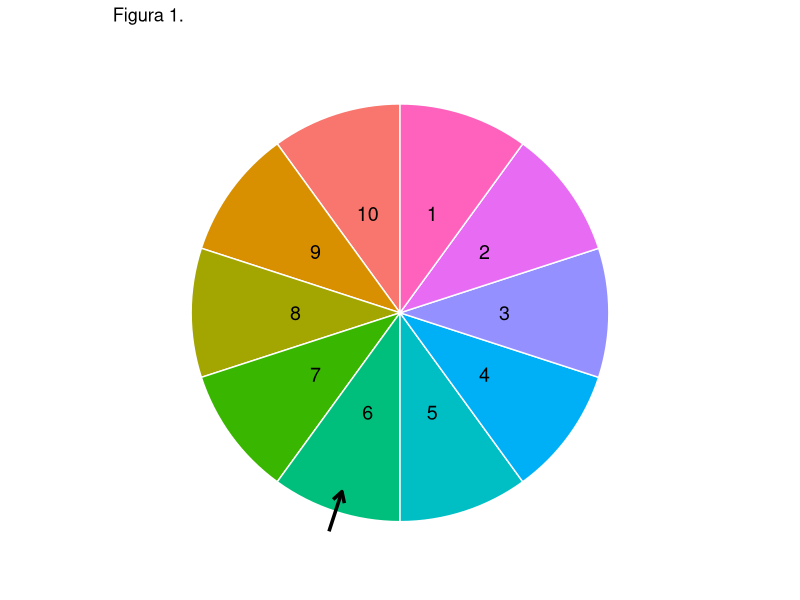
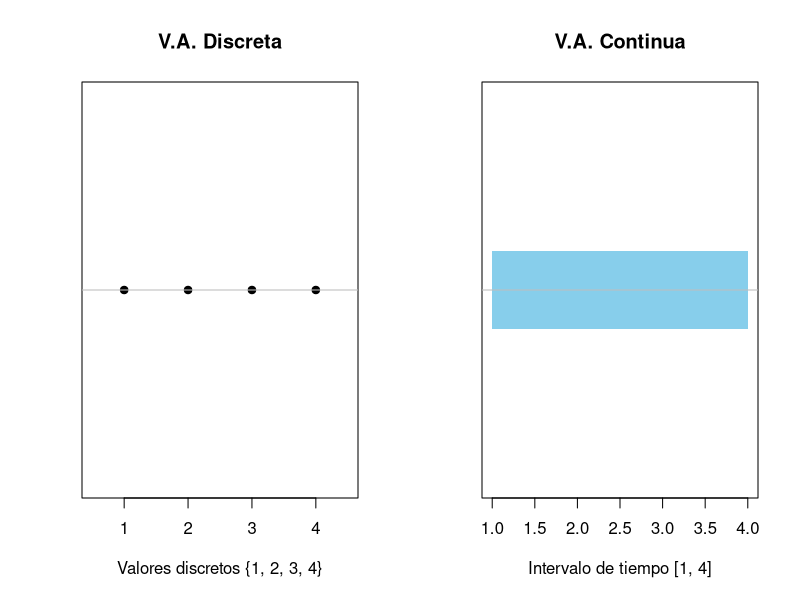
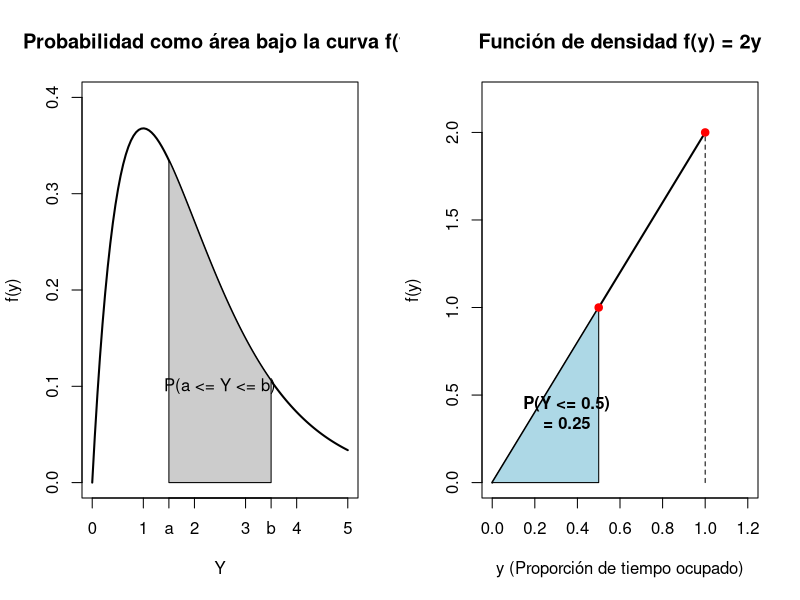
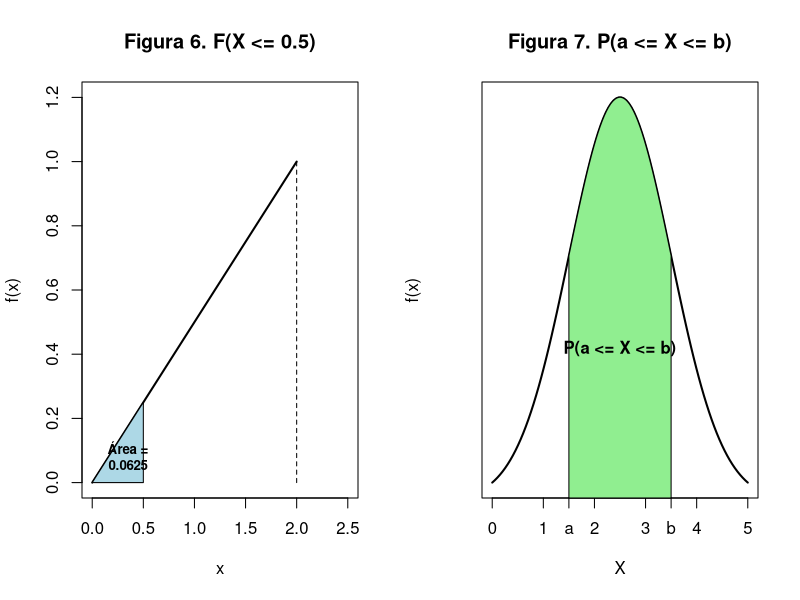
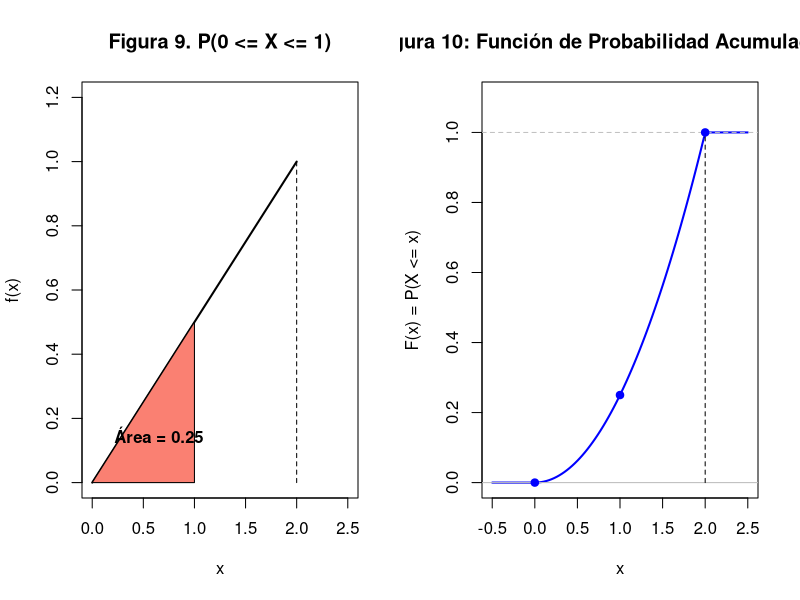
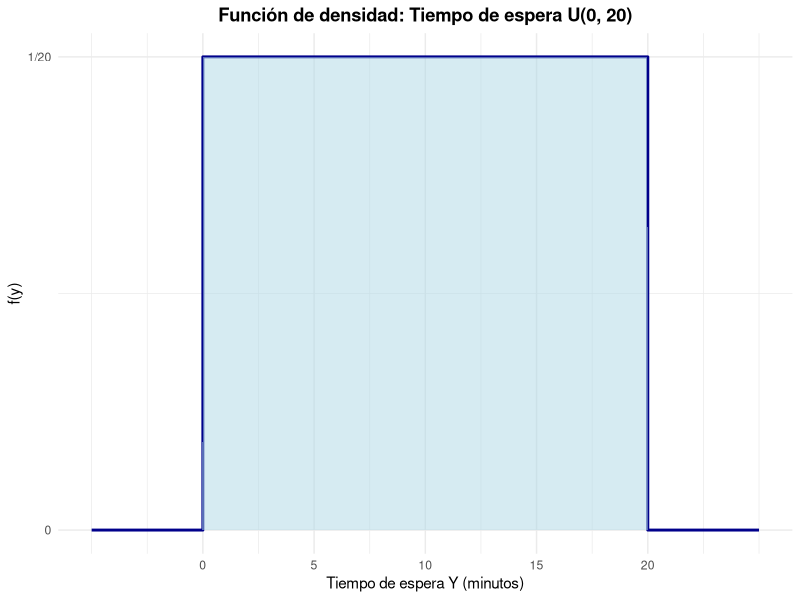
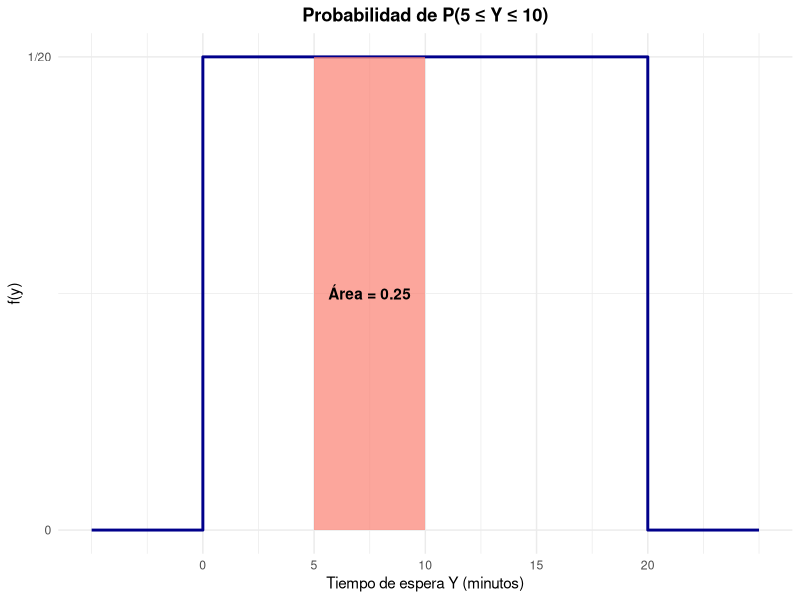
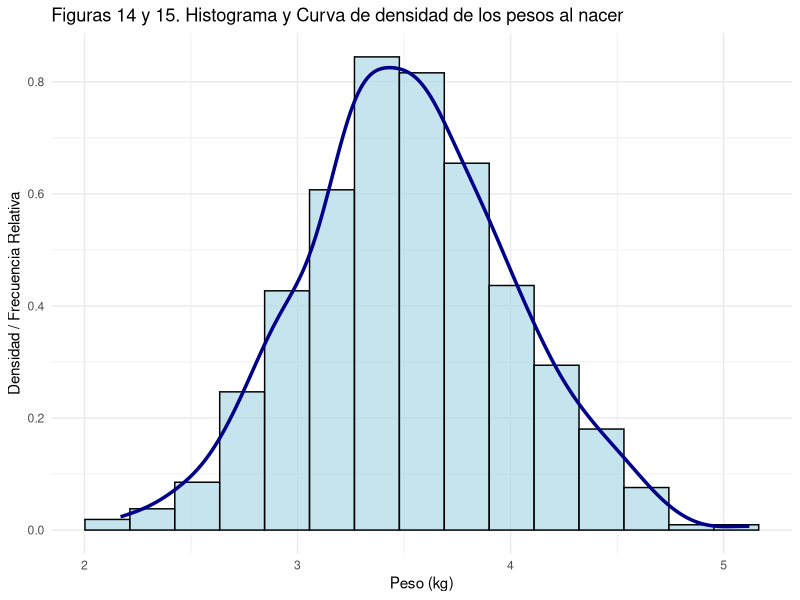

Write the R code that produced these figures, in order.
## ---- chunk 1
knitr::opts_chunk$set(echo = TRUE)
## ---- chunk 2
library(ggplot2)

df_rueda <- data.frame(
  sector = factor(1:10),
  valor = rep(1, 10)
)

ggplot(df_rueda, aes(x = "", y = valor, fill = sector)) +
  geom_bar(stat = "identity", width = 1, color = "white") +
  coord_polar("y", start = 0) +
  theme_void() +
  theme(legend.position = "none") +
  geom_text(aes(y = cumsum(valor) - 0.5, label = sector), color = "black", size = 5) +
  annotate("segment", x = 1.6, xend = 1.4, y = 5.5, yend = 5.5, 
           arrow = arrow(length = unit(0.3, "cm")), linewidth = 1.2) +
  labs(title = "Figura 1.")
## ---- chunk 3
# Comparación de dominios: Discreto vs Continuo
par(mfrow=c(1,2))

# Izquierda: Dominio discreto (ej. número de piezas defectuosas)
plot(1:4, rep(0, 4), pch=19, xlim=c(0.5, 4.5), ylim=c(-0.1, 0.1), 
     yaxt='n', xlab="Valores discretos {1, 2, 3, 4}", ylab="", main="V.A. Discreta")
abline(h=0, col="gray")

# Derecha: Dominio continuo (ej. tiempo de torneado)
plot(NA, xlim=c(1, 4), ylim=c(-0.1, 0.1), yaxt='n', 
     xlab="Intervalo de tiempo [1, 4]", ylab="", main="V.A. Continua")
rect(1, -0.02, 4, 0.02, col="skyblue", border=NA)
abline(h=0, col="gray")
## ---- chunk 4
# Probabilidad vista como un área bajo la curva f(y)
y_vals <- seq(0, 5, length.out = 100)
f_y <- function(y) dgamma(y, shape=2, rate=1) # Curva de ejemplo típica para tiempos

plot(y_vals, f_y(y_vals), type="l", lwd=2, ylim=c(0, 0.4), 
     xlab="Y", ylab="f(y)", main="Probabilidad como área bajo la curva f(y)")
polygon(c(1.5, seq(1.5, 3.5, length.out=50), 3.5), 
        c(0, f_y(seq(1.5, 3.5, length.out=50)), 0), col="gray80")
text(2.5, 0.1, "P(a <= Y <= b)")
axis(1, at=c(1.5, 3.5), labels=c("a", "b"))
## ---- chunk 5
# Gráfica de la función f(y) = 2y y el área calculada
y_tri <- c(0, 1)
fy_tri <- c(0, 2)

plot(y_tri, fy_tri, type="l", lwd=2, xlim=c(0, 1.2), ylim=c(0, 2.2),
     xlab="y (Proporción de tiempo ocupado)", ylab="f(y)", 
     main="Función de densidad f(y) = 2y")
segments(1, 0, 1, 2, lty=2)

# Sombreado del área P(Y <= 0.5)
polygon(c(0, 0.5, 0.5), c(0, 1, 0), col="lightblue")
text(0.35, 0.4, "P(Y <= 0.5)\n= 0.25", font=2)
points(c(0.5, 1), c(1, 2), pch=19, col="red")
## ---- chunk 6
# Figura 6. Cálculo de F(X <= 0.5)
x_val <- c(0, 2)
y_val <- c(0, 1)

plot(x_val, y_val, type="l", lwd=2, xlim=c(0, 2.5), ylim=c(0, 1.2),
     xlab="x", ylab="f(x)", main="Figura 6. F(X <= 0.5)")
segments(2, 0, 2, 1, lty=2)

# Sombreado del área hasta 0.5
polygon(c(0, 0.5, 0.5), c(0, 0.25, 0), col="lightblue")
text(0.35, 0.08, "Área =\n0.0625", font=2, cex=0.8)
## ---- chunk 7
# Figura 7. Cálculo de P(a <= X <= b) = F(b) - F(a)
x_gen <- seq(0, 5, length.out=100)
# Usamos una curva normal genérica para ilustrar el concepto
y_gen <- dnorm(x_gen, mean=2.5, sd=1) 

plot(x_gen, y_gen, type="l", lwd=2, xlab="X", ylab="f(x)", 
     main="Figura 7. P(a <= X <= b)", yaxt='n')

# Sombreado del área entre a y b
a <- 1.5
b <- 3.5
x_poly <- seq(a, b, length.out=50)
y_poly <- dnorm(x_poly, mean=2.5, sd=1)
polygon(c(a, x_poly, b), c(0, y_poly, 0), col="lightgreen")
axis(1, at=c(a, b), labels=c("a", "b"))
text(2.5, 0.15, "P(a <= X <= b)", font=2)
## ---- chunk 8
# Figura 9. Cálculo de P(0 <= X <= 1)
x_val <- c(0, 2)
y_val <- c(0, 1)

plot(x_val, y_val, type="l", lwd=2, xlim=c(0, 2.5), ylim=c(0, 1.2),
     xlab="x", ylab="f(x)", main="Figura 9. P(0 <= X <= 1)")
segments(2, 0, 2, 1, lty=2)

# Sombreado del área entre 0 y 1
polygon(c(0, 1, 1), c(0, 0.5, 0), col="salmon")
text(0.65, 0.15, "Área = 0.25", font=2)
## ---- chunk 9
# Definición de la función de probabilidad acumulada F(x)
F_x <- function(x) {
  ifelse(x < 0, 0, 
         ifelse(x <= 2, 0.25 * x^2, 1))
}

# Secuencia de valores para el eje x
x_vals <- seq(-0.5, 2.5, length.out = 100)

# Creación del gráfico
plot(x_vals, F_x(x_vals), type="l", lwd=2, col="blue",
     xlim=c(-0.5, 2.5), ylim=c(0, 1.1),
     xlab="x", ylab="F(x) = P(X <= x)", 
     main="Figura 10: Función de Probabilidad Acumulada F(x)")

# Añadir líneas de referencia
abline(h=0, col="gray")
abline(h=1, col="gray", lty=2)
segments(2, 0, 2, 1, lty=2, col="black")
points(c(0, 1, 2), c(0, 0.25, 1), pch=19, col="blue")
## ---- chunk 10
library(DiagrammeR)

grViz("
  digraph cuadro_conceptual {
    graph [layout = dot, rankdir = TB]
    
    # Configuración de los nodos
    node [shape = box, style = filled, fillcolor = LightBlue, fontname = Helvetica, penwidth = 1.5]
    
    # Nodo principal
    Raiz [label = 'Variables Aleatorias\\nContinuas', fillcolor = '#2C3E50', fontcolor = white, fontsize = 14]
    
    U [label = 'Uniforme']
    N [label = 'Normal']
    E [label = 'Exponencial']
    J [label = 'Ji-cuadrada']
    T [label = 't de Student']
    F [label = 'F de Fisher\\n(Snedecor)']
    
    #Conexiones
    Raiz -> {U N E J T F}
  }
")
## ---- chunk 11
# Gráfica de la función de densidad para Y ~ U(0, 20)
library(ggplot2)

df_tiempo <- data.frame(
  x = c(-5, 0, 0, 20, 20, 25),
  y = c(0, 0, 1/20, 1/20, 0, 0)
)

ggplot(df_tiempo, aes(x = x, y = y)) +
  geom_line(color = "darkblue", linewidth = 1) +
  geom_area(data = subset(df_tiempo, x >= 0 & x <= 20), fill = "lightblue", alpha = 0.5) +
  scale_x_continuous(breaks = seq(0, 20, by = 5)) +
  scale_y_continuous(breaks = c(0, 1/20), labels = c("0", "1/20")) +
  theme_minimal() +
  labs(
    title = "Función de densidad: Tiempo de espera U(0, 20)",
    x = "Tiempo de espera Y (minutos)",
    y = "f(y)"
  ) +
  theme(plot.title = element_text(face = "bold", hjust = 0.5))
## ---- chunk 12
# Gráfica del área correspondiente a la probabilidad calculada
df_area <- data.frame(
  x = c(5, 5, 10, 10),
  y = c(0, 1/20, 1/20, 0)
)

ggplot(df_tiempo, aes(x = x, y = y)) +
  geom_line(color = "darkblue", linewidth = 1) +
  geom_polygon(data = df_area, aes(x = x, y = y), fill = "salmon", alpha = 0.7) +
  scale_x_continuous(breaks = seq(0, 20, by = 5)) +
  scale_y_continuous(breaks = c(0, 1/20), labels = c("0", "1/20")) +
  theme_minimal() +
  labs(
    title = "Probabilidad de P(5 ≤ Y ≤ 10)",
    x = "Tiempo de espera Y (minutos)",
    y = "f(y)"
  ) +
  annotate("text", x = 7.5, y = 0.025, label = "Área = 0.25", fontface = "bold") +
  theme(plot.title = element_text(face = "bold", hjust = 0.5))
## ---- chunk 13
# Figuras 14 y 15 combinadas para ilustración didáctica: Histograma y Curva
library(ggplot2)
set.seed(123)

# Simulamos el peso de 500 bebés con media 3.5 kg y desviación 0.5 kg
pesos_bebes <- data.frame(peso = rnorm(500, mean = 3.5, sd = 0.5))

ggplot(pesos_bebes, aes(x = peso)) +
  geom_histogram(aes(y = after_stat(density)), bins = 15, fill = "lightblue", color = "black", alpha = 0.7) +
  geom_density(color = "darkblue", linewidth = 1.2) +
  theme_minimal() +
  labs(
    title = "Figuras 14 y 15. Histograma y Curva de densidad de los pesos al nacer",
    x = "Peso (kg)",
    y = "Densidad / Frecuencia Relativa"
  )
## ---- chunk 14
# Figura 18. Tres poblaciones normales con distintas medias, pero iguales varianzas.
x_vals <- seq(-5, 15, length.out = 300)

df_medias <- data.frame(
  x = rep(x_vals, 3),
  y = c(dnorm(x_vals, mean = 0, sd = 1.5),
        dnorm(x_vals, mean = 5, sd = 1.5),
        dnorm(x_vals, mean = 10, sd = 1.5)),
  Distribucion = factor(rep(c("Mu 1", "Mu 2", "Mu 3"), each = 300))
)

ggplot(df_medias, aes(x = x, y = y, color = Distribucion)) +
  geom_line(linewidth = 1.2) +
  theme_minimal() +
  labs(
    title = "Figura 18. Poblaciones normales con distintas medias, iguales varianzas",
    subtitle = expression(mu[1] ~ "<" ~ mu[2] ~ "<" ~ mu[3]), # Corrección aquí
    x = "x",
    y = "f(x)"
  ) +
  theme(legend.position = "bottom")
## ---- chunk 15
# Figura 19. Poblaciones normales con distintas varianzas (misma media).
x_vals_var <- seq(-10, 10, length.out = 300)

df_varianzas <- data.frame(
  x = rep(x_vals_var, 3),
  y = c(dnorm(x_vals_var, mean = 0, sd = 1),
        dnorm(x_vals_var, mean = 0, sd = 2),
        dnorm(x_vals_var, mean = 0, sd = 3)),
  Distribucion = factor(rep(c("Sigma 1", "Sigma 2", "Sigma 3"), each = 300))
)

ggplot(df_varianzas, aes(x = x, y = y, color = Distribucion)) +
  geom_line(linewidth = 1.2) +
  theme_minimal() +
  labs(
    title = "Figura 19. Poblaciones normales con distintas varianzas",
    subtitle = expression(sigma[1] ~ "<" ~sigma[2] ~"<" ~ sigma[3]),
    x = "x",
    y = "f(x)"
  ) +
  theme(legend.position = "bottom")
## ---- chunk 16
# Parámetros de la distribución
mu <- 1.30
sigma <- 0.12

# Crear un rango de valores para X (de mu - 4*sigma a mu + 4*sigma)
x_vals <- seq(mu - 4*sigma, mu + 4*sigma, length.out = 1000)

# Calcular la densidad de probabilidad para cada valor de X
y_vals <- dnorm(x_vals, mean = mu, sd = sigma)

# Crear el Data Frame
df_altura <- data.frame(x = x_vals, y = y_vals)

# Puntos de corte de las desviaciones estándar
cortes_x <- c(mu - 3*sigma, mu - 2*sigma, mu - sigma, mu, 
              mu + sigma, mu + 2*sigma, mu + 3*sigma)

# Etiquetas personalizadas para el eje X
etiquetas_x <- c("0.94\n(-3σ)", "1.06\n(-2σ)", "1.18\n(-1σ)", "1.30\n(μ)", 
                 "1.42\n(+1σ)", "1.54\n(+2σ)", "1.66\n(+3σ)")

# Generar la gráfica
ggplot(df_altura, aes(x = x, y = y)) +
  # Área de +/- 1 Sigma (68.2%)
  geom_area(data = subset(df_altura, x >= cortes_x[3] & x <= cortes_x[5]), 
            fill = "#4DAF4A", alpha = 0.6) +
  # Área de +/- 2 Sigma (95.4% - el 68.2% ya coloreado)
  geom_area(data = subset(df_altura, x >= cortes_x[2] & x <= cortes_x[3]), 
            fill = "#377EB8", alpha = 0.5) +
  geom_area(data = subset(df_altura, x >= cortes_x[5] & x <= cortes_x[6]), 
            fill = "#377EB8", alpha = 0.5) +
  # Área de +/- 3 Sigma (99.8% - el 95.4% ya coloreado)
  geom_area(data = subset(df_altura, x >= cortes_x[1] & x <= cortes_x[2]), 
            fill = "#E41A1C", alpha = 0.4) +
  geom_area(data = subset(df_altura, x >= cortes_x[6] & x <= cortes_x[7]), 
            fill = "#E41A1C", alpha = 0.4) +
  
  # Línea principal de la curva normal
  geom_line(color = "black", linewidth = 1) +
  
  # Líneas verticales discontinuas para demarcar los intervalos
  geom_vline(xintercept = cortes_x, linetype = "dashed", color = "gray30", alpha = 0.7) +
  
  # Anotaciones de los porcentajes fraccionados
  annotate("text", x = mu, y = 1.5, label = "68.2%", size = 6, fontface = "bold", color = "white") +
  annotate("text", x = mu - 1.5*sigma, y = 0.5, label = "13.6%", size = 4.5, color = "black") +
  annotate("text", x = mu + 1.5*sigma, y = 0.5, label = "13.6%", size = 4.5, color = "black") +
  annotate("text", x = mu - 2.5*sigma, y = 0.1, label = "2.2%", size = 4, color = "black") +
  annotate("text", x = mu + 2.5*sigma, y = 0.1, label = "2.2%", size = 4, color = "black") +
  
  # Segmentos explicativos en la parte superior para mostrar las reglas
  annotate("segment", x = cortes_x[2], xend = cortes_x[6], y = 3.6, yend = 3.6, 
           arrow = arrow(ends = "both", length = unit(0.2, "cm"))) +
  annotate("text", x = mu, y = 3.75, label = "95.4% de los datos", size = 4.5, fontface = "bold") +
  
  annotate("segment", x = cortes_x[1], xend = cortes_x[7], y = 4.0, yend = 4.0, 
           arrow = arrow(ends = "both", length = unit(0.2, "cm"))) +
  annotate("text", x = mu, y = 4.15, label = "99.8% de los datos", size = 4.5, fontface = "bold") +

  # Ajustar límites y escalas
  scale_x_continuous(breaks = cortes_x, labels = etiquetas_x) +
  coord_cartesian(ylim = c(0, 4.3)) + # Aumentar el límite y para que quepan las anotaciones
  
  # Personalización de la gráfica
  theme_minimal() +
  labs(
    title = "Distribución Normal: Altura de niños en Aguascalientes",
    subtitle = expression("Demostración de la Regla Empírica (" * mu == 1.30 ~ "m," ~ sigma == 0.12 ~ "m)"),
    x = "Altura en metros",
    y = "Densidad de probabilidad"
  ) +
  theme(
    plot.title = element_text(face = "bold", size = 14, hjust = 0.5),
    plot.subtitle = element_text(size = 12, hjust = 0.5, margin = margin(b = 15)),
    axis.text.x = element_text(size = 10, face = "bold")
  )
## ---- chunk 17
# Representación de la Distribución Normal Estándar Z ~ N(0,1)
library(ggplot2)

z_vals <- seq(-4, 4, length.out = 300)
df_z <- data.frame(
  z = z_vals,
  fz = dnorm(z_vals)
)

ggplot(df_z, aes(x = z, y = fz)) +
  geom_line(color = "darkblue", linewidth = 1.2) +
  geom_vline(xintercept = 0, linetype = "dashed", color = "red") +
  scale_x_continuous(breaks = -3:3) +
  theme_minimal() +
  labs(
    title = "Función de densidad de probabilidad de Z ~ N(0, 1)",
    x = "Valores de Z",
    y = "f(z)"
  ) +
  annotate("text", x = 1.2, y = 0.35, label = expression(mu == 0 ~ "," ~ sigma == 1), color = "red")
## ---- chunk 18
# Gráfica del ejemplo: Área a la derecha de Z = 1
z_vals <- seq(-4, 4, length.out = 300)
df_z <- data.frame(
  z = z_vals,
  fz = dnorm(z_vals))
ggplot(df_z, aes(x = z, y = fz)) +
  geom_line(color = "darkblue", linewidth = 1) +
  geom_area(data = subset(df_z, z >= 1), fill = "salmon", alpha = 0.7) +
  scale_x_continuous(breaks = -3:3) +
  theme_minimal() +
  labs(
    title = "P(Z > 1) equivalente a P(X > 450)",
    x = "Puntaje estandarizado (Z)",
    y = "f(z)"
  ) +
  annotate("text", x = 1.8, y = 0.05, label = "Área = 0.1587", fontface = "bold")
## ---- chunk 19
# Gráfica del ejemplo: Área entre Z = -2 y Z = 1
z_vals <- seq(-4, 4, length.out = 300)
df_z <- data.frame(
  z = z_vals,
  fz = dnorm(z_vals)
)
ggplot(df_z, aes(x = z, y = fz)) +
  geom_line(color = "darkblue", linewidth = 1) +
  geom_area(data = subset(df_z, z >= -2 & z <= 1), fill = "lightblue", alpha = 0.7) +
  scale_x_continuous(breaks = -3:3) +
  theme_minimal() +
  labs(
    title = "P(-2 < Z < 1) equivalente a P(300 < X < 450)",
    x = "Puntaje estandarizado (Z)",
    y = "f(z)"
  ) +
  annotate("text", x = -0.5, y = 0.15, label = "Área = 0.8185", fontface = "bold")
## ---- chunk 20
# Figura 23. Probabilidad de Z acumulada al valor 0.4
library(ggplot2)
z_vals <- seq(-4, 4, length.out = 300)
df_z <- data.frame(z = z_vals, fz = dnorm(z_vals))

ggplot(df_z, aes(x = z, y = fz)) +
  geom_line(color = "darkblue", linewidth = 1) +
  geom_area(data = subset(df_z, z <= 0.4), fill = "lightblue", alpha = 0.6) +
  geom_vline(xintercept = 0.4, linetype = "dashed", color = "red") +
  theme_minimal() +
  labs(title = "Caso 1: P(Z \u2264 0.4)", x = "Z", y = "f(z)") +
  annotate("text", x = -1, y = 0.15, label = "Área = 0.6554", fontface = "bold")
## ---- chunk 21
# Figura 24. Probabilidad de Z para valores mayores a 0.40.
library(ggplot2)
z_vals <- seq(-4, 4, length.out = 300)
df_z <- data.frame(z = z_vals, fz = dnorm(z_vals))

ggplot(df_z, aes(x = z, y = fz)) +
  geom_line(color = "darkblue", linewidth = 1) +
  geom_area(data = subset(df_z, z >= 0.4), fill = "salmon", alpha = 0.6) +
  geom_vline(xintercept = 0.4, linetype = "dashed", color = "red") +
  theme_minimal() +
  labs(title = "Caso 2: P(Z > 0.4)", x = "Z", y = "f(z)") +
  annotate("text", x = 1.5, y = 0.08, label = "Área = 0.3446", fontface = "bold")
## ---- chunk 22
# Figura 25. Probabilidad de Z en cola izquierda por simetría.
library(ggplot2)
z_vals <- seq(-4, 4, length.out = 300)
df_z <- data.frame(z = z_vals, fz = dnorm(z_vals))

ggplot(df_z, aes(x = z, y = fz)) +
  geom_line(color = "darkblue", linewidth = 1) +
  geom_area(data = subset(df_z, z <= -1.4), fill = "purple", alpha = 0.5) +
  geom_area(data = subset(df_z, z >= 1.4), fill = "salmon", alpha = 0.2) + # Reflejo
  theme_minimal() +
  labs(title = "Caso 3: Simetría P(Z \u2264 -1.4) = P(Z \u2265 1.4)", x = "Z", y = "f(z)") +
  annotate("text", x = -2.5, y = 0.05, label = "0.0808", fontface = "bold")
## ---- chunk 23
# Figura 26. Probabilidad de Z dado un intervalo positivo.
library(ggplot2)
z_vals <- seq(-4, 4, length.out = 300)
df_z <- data.frame(z = z_vals, fz = dnorm(z_vals))

ggplot(df_z, aes(x = z, y = fz)) +
  geom_line(color = "darkblue", linewidth = 1) +
  geom_area(data = subset(df_z, z >= 0.1 & z <= 0.5), fill = "lightgreen", alpha = 0.6) +
  theme_minimal() +
  labs(title = "Caso 4: P(0.1 \u2264 Z \u2264 0.5)", x = "Z", y = "f(z)") +
  annotate("text", x = 1.2, y = 0.1, label = "Área = 0.1517", fontface = "bold")
## ---- chunk 24
# Figura 27a. Probabilidad para Z1 y Z2 < 0.
library(ggplot2)
z_vals <- seq(-4, 4, length.out = 300)
df_z <- data.frame(z = z_vals, fz = dnorm(z_vals))

ggplot(df_z, aes(x = z, y = fz)) +
  geom_line(color = "darkblue", linewidth = 1) +
  geom_area(data = subset(df_z, z >= -1.5 & z <= -1), fill = "orange", alpha = 0.6) +
  theme_minimal() +
  labs(title = "Caso 5: P(-1.5 \u2264 Z \u2264 -1)", x = "Z", y = "f(z)") +
  annotate("text", x = -2.2, y = 0.1, label = "0.0919", fontface = "bold")
## ---- chunk 25
# Figura 27b. Probabilidad que cruza el cero.
library(ggplot2)
z_vals <- seq(-4, 4, length.out = 300)
df_z <- data.frame(z = z_vals, fz = dnorm(z_vals))

ggplot(df_z, aes(x = z, y = fz)) +
  geom_line(color = "darkblue", linewidth = 1) +
  geom_area(data = subset(df_z, z >= -0.5 & z <= 0.5), fill = "cyan", alpha = 0.5) +
  theme_minimal() +
  labs(title = "Caso 6: P(-0.5 \u2264 Z \u2264 0.5)", x = "Z", y = "f(z)") +
  annotate("text", x = 0, y = 0.15, label = "Área = 0.3830", fontface = "bold")
## ---- chunk 26
# Figura 28. Distribución exponencial para tres valores de lambda
library(ggplot2)

x_vals <- seq(0, 5, length.out = 300)
df_expo <- data.frame(
  x = rep(x_vals, 3),
  fx = c(dexp(x_vals, rate = 0.5),
         dexp(x_vals, rate = 1),
         dexp(x_vals, rate = 2)),
  Lambda = factor(rep(c("0.5", "1", "2"), each = 300))
)

ggplot(df_expo, aes(x = x, y = fx, color = Lambda)) +
  geom_line(linewidth = 1.2) +
  theme_minimal() +
  labs(
    title = "Figura 28. Función de densidad Exponencial",
    subtitle = "Comparación para distintos valores de la tasa (\u03bb)",
    x = "x (Tiempo / Distancia)",
    y = "f(x)"
  ) +
  theme(legend.position = "bottom")
## ---- chunk 27
# Gráfica del Ejemplo 1: P(X <= 0.25) con lambda = 3
x_val_asist <- seq(0, 2, length.out = 300)
df_asist <- data.frame(x = x_val_asist, fx = dexp(x_val_asist, rate = 3))

ggplot(df_asist, aes(x = x, y = fx)) +
  geom_line(color = "darkblue", linewidth = 1) +
  geom_area(data = subset(df_asist, x <= 0.25), fill = "lightblue", alpha = 0.7) +
  theme_minimal() +
  labs(
    title = "Probabilidad de recibir llamada antes de 15 min (0.25 h)",
    x = "Tiempo (horas)",
    y = "f(x)"
  ) +
  annotate("text", x = 0.5, y = 1.5, label = "Área \u2248 0.528", fontface = "bold")
